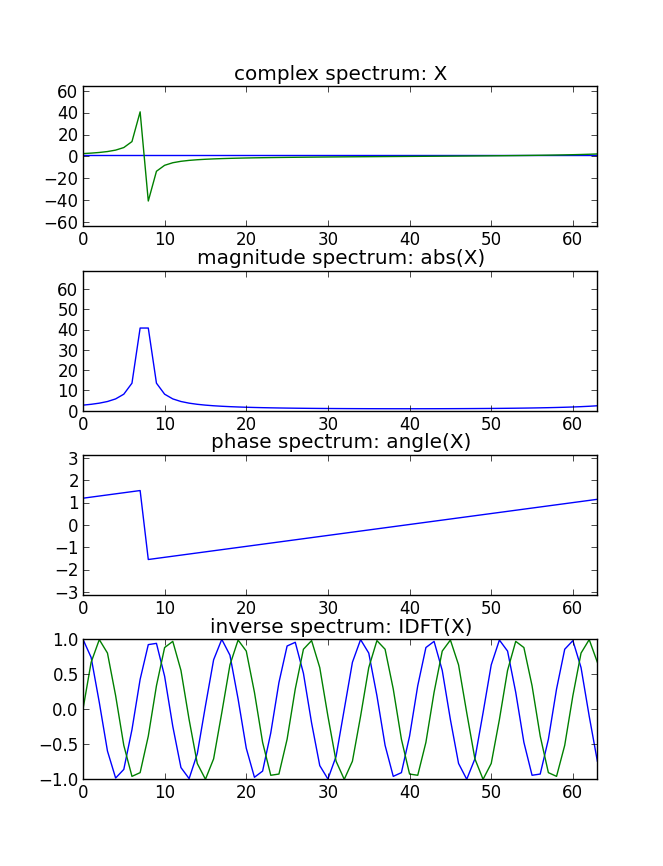

Recreate this plot in Python.
import numpy as np
import matplotlib.pyplot as plt

plt.figure(1)
N = 64
k0 = 7.5
X = np.array([])
y = np.array([])
plt.figure(1)
x = np.exp(1j*2*np.pi*k0/N*np.arange(N))
for k in range(N):
	s = np.exp((1j*2*np.pi*k/N)*np.arange(N))
	X = np.append(X, sum(x*np.conjugate(s)))
plt.subplot(411)
plt.title('complex spectrum: X')
plt.plot(np.arange(N), np.real(X))
plt.plot(np.arange(N), np.imag(X))
plt.axis([0,N-1,-N,N])
plt.subplot(412)
plt.title('magnitude spectrum: abs(X)')
plt.plot(np.arange(N), abs(X))
plt.axis([0,N-1,0,N+5])
plt.subplot(413)
plt.title('phase spectrum: angle(X)')
plt.plot(np.arange(N), np.angle(X))
plt.axis([0,N-1,-np.pi,np.pi])
for n in range(N):
	s = np.exp((1j*2*np.pi*n/N)*np.arange(N))
	y = np.append(y, sum(X*s)/N)
plt.subplot(414)
plt.title('inverse spectrum: IDFT(X)')
plt.plot(np.arange(N), np.real(y))
plt.plot(np.arange(N), np.imag(y))
plt.axis([0,N-1,-1,1])
plt.show()
